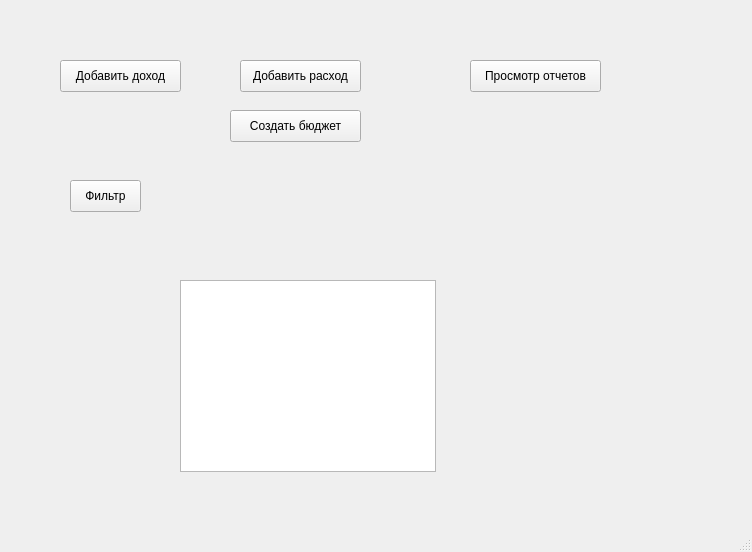
<?xml version="1.0" encoding="UTF-8"?>
<ui version="4.0">
 <class>LoginWindow</class>
 <widget class="QMainWindow" name="LoginWindow">
  <property name="geometry">
   <rect>
    <x>0</x>
    <y>0</y>
    <width>752</width>
    <height>552</height>
   </rect>
  </property>
  <property name="windowTitle">
   <string>MainWindow</string>
  </property>
  <widget class="QWidget" name="centralwidget">
   <widget class="QPushButton" name="addIncomeButton">
    <property name="geometry">
     <rect>
      <x>60</x>
      <y>60</y>
      <width>121</width>
      <height>32</height>
     </rect>
    </property>
    <property name="text">
     <string>Добавить доход</string>
    </property>
   </widget>
   <widget class="QPushButton" name="addExpenseButton">
    <property name="geometry">
     <rect>
      <x>240</x>
      <y>60</y>
      <width>121</width>
      <height>32</height>
     </rect>
    </property>
    <property name="text">
     <string>Добавить расход</string>
    </property>
   </widget>
   <widget class="QPushButton" name="createBudgetButton">
    <property name="geometry">
     <rect>
      <x>230</x>
      <y>110</y>
      <width>131</width>
      <height>32</height>
     </rect>
    </property>
    <property name="text">
     <string>Создать бюджет</string>
    </property>
   </widget>
   <widget class="QPushButton" name="viewReportsButton">
    <property name="geometry">
     <rect>
      <x>470</x>
      <y>60</y>
      <width>131</width>
      <height>32</height>
     </rect>
    </property>
    <property name="text">
     <string>Просмотр отчетов</string>
    </property>
   </widget>
   <widget class="QPushButton" name="filterButton">
    <property name="geometry">
     <rect>
      <x>70</x>
      <y>180</y>
      <width>71</width>
      <height>32</height>
     </rect>
    </property>
    <property name="text">
     <string>Фильтр</string>
    </property>
   </widget>
   <widget class="QWidget" name="reportChartWidget" native="true">
    <property name="geometry">
     <rect>
      <x>520</x>
      <y>260</y>
      <width>171</width>
      <height>171</height>
     </rect>
    </property>
   </widget>
   <widget class="QLabel" name="statusLabel">
    <property name="geometry">
     <rect>
      <x>50</x>
      <y>220</y>
      <width>461</width>
      <height>31</height>
     </rect>
    </property>
    <property name="text">
     <string/>
    </property>
   </widget>
   <widget class="QListWidget" name="transactionListWidget">
    <property name="geometry">
     <rect>
      <x>180</x>
      <y>280</y>
      <width>256</width>
      <height>192</height>
     </rect>
    </property>
   </widget>
  </widget>
  <widget class="QMenuBar" name="menubar">
   <property name="geometry">
    <rect>
     <x>0</x>
     <y>0</y>
     <width>752</width>
     <height>24</height>
    </rect>
   </property>
  </widget>
  <widget class="QStatusBar" name="statusbar"/>
 </widget>
 <resources/>
 <connections/>
</ui>
